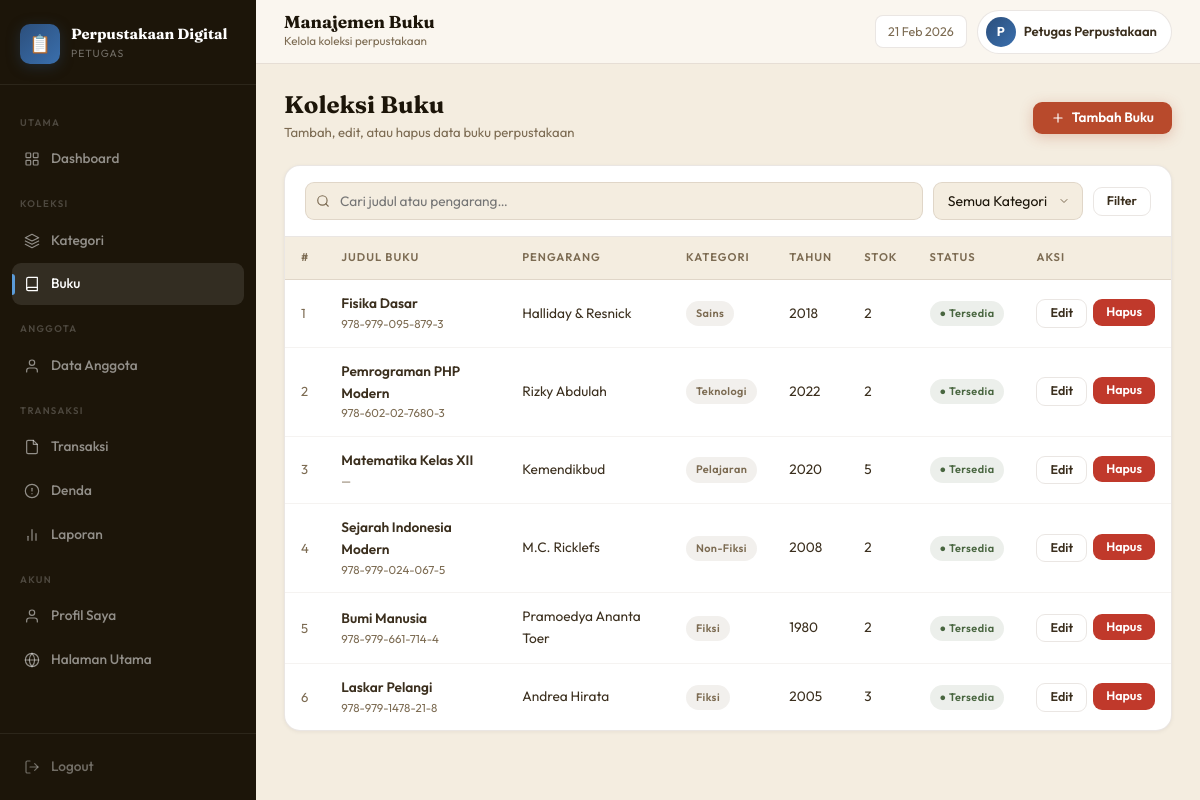
Screenshot of /petugas/buku.php (signed in) with the database file from the repository.
### tables this page shows
CREATE TABLE `buku` (
  `id_buku`       int(11) NOT NULL AUTO_INCREMENT,
  `id_kategori`   int(11) DEFAULT NULL,
  `judul_buku`    varchar(200) NOT NULL,
  `pengarang`     varchar(100) NOT NULL,
  `penerbit`      varchar(100) NOT NULL,
  `tahun_terbit`  year(4) NOT NULL,
  `isbn`          varchar(30)  DEFAULT NULL,
  `deskripsi`     text DEFAULT NULL,
  `stok`          int(11) NOT NULL DEFAULT 1,
  `status`        enum('tersedia','tidak') NOT NULL DEFAULT 'tersedia',
  `cover`         varchar(255) DEFAULT NULL,
  `created_at`    datetime DEFAULT CURRENT_TIMESTAMP,
  PRIMARY KEY (`id_buku`),
  KEY `id_kategori` (`id_kategori`),
  CONSTRAINT `buku_ibfk_1` FOREIGN KEY (`id_kategori`) REFERENCES `kategori` (`id_kategori`) ON DELETE SET NULL ON UPDATE CASCADE
);

CREATE TABLE `kategori` (
  `id_kategori`   int(11) NOT NULL AUTO_INCREMENT,
  `nama_kategori` varchar(100) NOT NULL,
  `deskripsi`     text DEFAULT NULL,
  `created_at`    datetime DEFAULT CURRENT_TIMESTAMP,
  PRIMARY KEY (`id_kategori`)
);

### petugas/buku.php (the view, shortened to what this page needs)
<?php
$conn = getConnection();
$search=isset($_GET['search'])?$_GET['search']:'';
$q="SELECT b.*,k.nama_kategori FROM buku b LEFT JOIN kategori k ON b.id_kategori=k.id_kategori WHERE 1=1";
$q.=" ORDER BY b.id_buku DESC";
$books=$conn->query($q);
?>
<!DOCTYPE html>
<html lang="id">
<head>
<link rel="stylesheet" href="../assets/css/style.css">
</head>
<body>
<div class="app-wrap">
  <?php include 'includes/nav.php'; ?>
  <div class="main-area">
    <?php include 'includes/header.php'; ?>
    <main class="content">
      <div class="page-header">
        <div>
          <div class="page-header-title">Koleksi Buku</div>
          <div class="page-header-sub">Tambah, edit, atau hapus data buku perpustakaan</div>
        </div>
        <button class="btn btn-primary" onclick="document.getElementById('addModal').style.display='flex'">
          <svg viewBox="0 0 24 24"><line x1="12" y1="5" x2="12" y2="19"/><line x1="5" y1="12" x2="19" y2="12"/></svg>
          Tambah Buku
        </button>
      </div>
      <div class="card">
        <form method="GET" class="filter-bar">
          <div class="search-wrap">
            <svg viewBox="0 0 24 24"><circle cx="11" cy="11" r="8"/><line x1="21" y1="21" x2="16.65" y2="16.65"/></svg>
            <input type="text" name="search" placeholder="Cari judul atau pengarang…" value="<?= htmlspecialchars($search) ?>">
          </div>
          <select name="kat" class="form-control" style="width:auto">
            <option value="">Semua Kategori</option>
          </select>
          <button type="submit" class="btn btn-ghost btn-sm">Filter</button>
        </form>
        <div class="table-wrap">
          <table>
            <thead>
              <tr>
                <th>#</th>
                <th>Judul Buku</th>
                <th>Pengarang</th>
                <th>Kategori</th>
                <th>Tahun</th>
                <th>Stok</th>
                <th>Status</th>
                <th>Aksi</th>
              </tr>
            </thead>
            <tbody>
              <?php if ($books && $books->num_rows > 0): $no=1; ?>
                <?php while($b=$books->fetch_assoc()): ?>
                <tr>
                  <td class="text-muted text-sm"><?= $no++ ?></td>
                  <td>
                    <div class="fw-600"><?= htmlspecialchars($b['judul_buku']) ?></div>
                    <div class="text-xs text-muted"><?= htmlspecialchars($b['isbn'] ?: '—') ?></div>
                  </td>
                  <td><?= htmlspecialchars($b['pengarang']) ?></td>
                  <td><span class="badge badge-muted"><?= htmlspecialchars($b['nama_kategori'] ?: '—') ?></span></td>
                  <td><?= $b['tahun_terbit'] ?></td>
                  <td><?= $b['stok'] ?></td>
                  <td>
                    <span class="badge <?= $b['status']==='tersedia'?'status-tersedia':'status-terlambat' ?>">
                      <?= $b['status']==='tersedia' ? '● Tersedia' : '○ Habis' ?>
                    </span>
                  </td>
                  <td>
                    <div style="display:flex;gap:6px">
                      <a href="?edit=<?= $b['id_buku'] ?>" class="btn btn-ghost btn-sm">Edit</a>
                      <form method="POST" onsubmit="return confirm('Hapus buku ini?')" style="display:inline">
                        <button name="delete" class="btn btn-danger btn-sm">Hapus</button>
                      </form>
                    </div>
                  </td>
                </tr>
                <?php endwhile; ?>
              <?php endif; ?>
            </tbody>
          </table>
        </div>
      </div>
    </main>
  </div>
</div>
</body>
</html>

### assets/css/style.css (style rules this page uses)
:root { --bg: #f4ede0; --bg2: #ede4d2; --paper: #faf6ef; --white: #ffffff; --ink: #1c1509; --ink2: #3b2f1e; --muted: #7c6b52; --border: rgba(80,55,25,.12); --border2: rgba(80,55,25,.06); --rust: #b84a2c; --rust2: #d05a38; --gold: #c48a20; --sage: #496640; --navy: #2c4f7c; --sidebar-w: 256px; --sh0: 0 1px 4px rgba(28,21,9,.06); --sh1: 0 1px 12px rgba(28,21,9,.07); --sh2: 0 6px 32px rgba(28,21,9,.13); --sh3: 0 16px 60px rgba(28,21,9,.18); }
*,*::before,*::after { margin:0; padding:0; box-sizing:border-box; }
html { font-size:16px; scroll-behavior:smooth; }
body { font-family:'Outfit',sans-serif; background:var(--bg); color:var(--ink); line-height:1.6; min-height:100vh; }
a { text-decoration:none; color:inherit; }
button { cursor:pointer; font-family:inherit; }
input,select,textarea { font-family:inherit; }
.app-wrap { display:flex; min-height:100vh; }
.main-area { margin-left:var(--sidebar-w); flex:1; display:flex; flex-direction:column; min-width:0; }
.content { padding:28px; flex:1; }
.card { background:var(--white); border:1px solid var(--border); border-radius:16px; box-shadow:var(--sh0); overflow:hidden; transition:box-shadow .25s, transform .25s; }
.table-wrap { overflow-x:auto; }
table { width:100%; border-collapse:collapse; }
thead th { padding:12px 16px; text-align:left; font-size:.7rem; font-weight:600; text-transform:uppercase; letter-spacing:.09em; color:var(--muted); background:var(--bg); border-bottom:1px solid var(--border); white-space:nowrap; }
tbody td { padding:13px 16px; font-size:.855rem; color:var(--ink2); border-bottom:1px solid var(--border2); vertical-align:middle; }
tbody tr:last-child td { border-bottom:none; }
.badge { display:inline-flex; align-items:center; gap:5px; padding:4px 10px; border-radius:20px; font-size:.68rem; font-weight:600; letter-spacing:.04em; white-space:nowrap; }
.badge-muted { background:rgba(124,107,82,.1); color:var(--muted); }
.status-tersedia { background:rgba(73,102,64,.1); color:var(--sage); }
.btn { display:inline-flex; align-items:center; gap:7px; padding:9px 18px; border-radius:9px; font-size:.845rem; font-weight:600; border:none; transition:all .22s; line-height:1; white-space:nowrap; text-decoration:none; }
.btn svg { width:14px; height:14px; stroke:currentColor; fill:none; stroke-width:2; stroke-linecap:round; stroke-linejoin:round; }
.btn-sm { padding:7px 13px; font-size:.78rem; }
.btn-primary { background:var(--rust); color:#fff; box-shadow:0 3px 14px rgba(184,74,44,.28); }
.btn-ghost { background:transparent; color:var(--ink2); border:1.5px solid var(--border); }
.btn-danger { background:#c0392b; color:#fff; }
.form-control { width:100%; padding:10px 14px; border:1.5px solid var(--border); border-radius:9px; background:var(--bg); color:var(--ink); font-size:.875rem; transition:all .2s; }
select.form-control { appearance:none; background-repeat:no-repeat; background-position:right 12px center; padding-right:34px; }
.filter-bar { display:flex; align-items:center; gap:10px; flex-wrap:wrap; padding:16px 20px; border-bottom:1px solid var(--border); }
.search-wrap { position:relative; flex:1; min-width:200px; }
.search-wrap svg { position:absolute; left:11px; top:50%; transform:translateY(-50%); width:14px; height:14px; stroke:var(--muted); fill:none; stroke-width:2; stroke-linecap:round; }
.search-wrap input { width:100%; padding:9px 12px 9px 34px; border:1.5px solid var(--border); border-radius:9px; background:var(--bg); font-size:.855rem; color:var(--ink); transition:all .2s; }
.page-header { display:flex; align-items:center; justify-content:space-between; flex-wrap:wrap; gap:14px; margin-bottom:22px; }
.page-header-title { font-family:'Fraunces',serif; font-size:1.5rem; font-weight:700; color:var(--ink); line-height:1.1; }
.page-header-sub { font-size:.82rem; color:var(--muted); margin-top:4px; }
.text-muted { color:var(--muted); }
.text-sm { font-size:.82rem; }
.text-xs { font-size:.72rem; }
.fw-600 { font-weight:600; }

### rows the page displays
buku: judul_buku "Fisika Dasar", isbn "978-979-095-879-3", pengarang "Halliday & Resnick", id_kategori.nama_kategori "Sains", tahun_terbit "2018", stok "2", status "● Tersedia"
buku: judul_buku "Pemrograman PHP Modern", isbn "978-602-02-7680-3", pengarang "Rizky Abdulah", id_kategori.nama_kategori "Teknologi", tahun_terbit "2022", stok "2", status "● Tersedia"
buku: judul_buku "Matematika Kelas XII", isbn "—", pengarang "Kemendikbud", id_kategori.nama_kategori "Pelajaran", tahun_terbit "2020", stok "5", status "● Tersedia"
buku: judul_buku "Sejarah Indonesia Modern", isbn "978-979-024-067-5", pengarang "M.C. Ricklefs", id_kategori.nama_kategori "Non-Fiksi", tahun_terbit "2008", stok "2", status "● Tersedia"
buku: judul_buku "Bumi Manusia", isbn "978-979-661-714-4", pengarang "Pramoedya Ananta Toer", id_kategori.nama_kategori "Fiksi", tahun_terbit "1980", stok "2", status "● Tersedia"
buku: judul_buku "Laskar Pelangi", isbn "978-979-1478-21-8", pengarang "Andrea Hirata", id_kategori.nama_kategori "Fiksi", tahun_terbit "2005", stok "3", status "● Tersedia"

### other values shown
$page_title "Manajemen Buku"
$page_sub "Kelola koleksi perpustakaan"
substr(getPenggunaName(),0,1) "P"
getPenggunaName() "Petugas Perpustakaan"
